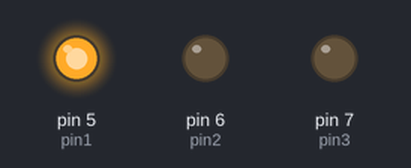
This sketch was run on a simulated Arduino Uno, built with avr-gcc and run on an emulated ATmega328P. Shown: output pins drawn as LEDs (lit = HIGH).

Above: at 1.5 s.
At 3.45 s:
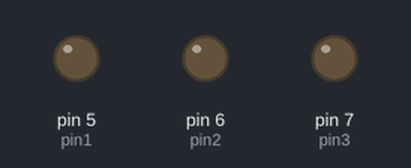
At 3.75 s:
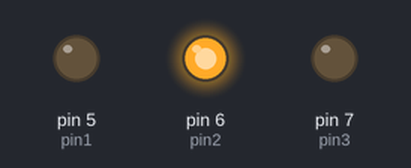
At 6.0 s:
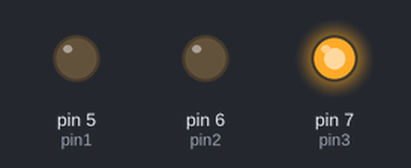
Timing chart, 0 to 9.8 s (numbered marks = the images above):
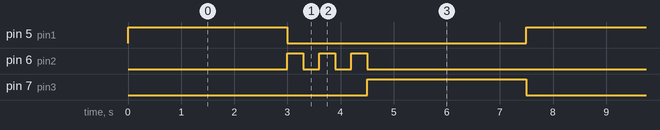

The sketch:

led_circluation_4voie.ino
```cpp
#define pin1 5
#define pin2 6
#define pin3 7


void setup() {
  pinMode(pin1, OUTPUT);
  pinMode(pin2, OUTPUT);
  pinMode(pin3, OUTPUT);

}

void loop() {
  digitalWrite(pin1, HIGH);
  delay(3000);
  digitalWrite(pin1, LOW);
  digitalWrite(pin2, HIGH);
  delay(300);
  digitalWrite(pin2, LOW);
  delay(300);
  digitalWrite(pin2, HIGH);
  delay(300);
  digitalWrite(pin2, LOW);
  delay(300);
  digitalWrite(pin2, HIGH);
  delay(300);
  digitalWrite(pin2, LOW);
  digitalWrite(pin3, HIGH);
  delay(3000);
  digitalWrite(pin3, LOW);


}
```

Measured:
- by itself, pin 5 (pin1), pin 7 (pin3): alternates HIGH for 3.0 s and LOW for 4.5 s
- by itself, pin 6 (pin2): repeats every 7.5 s: 2 × (LOW 0.30 s, HIGH 0.30 s), LOW 6.0 s, HIGH 0.30 s
- by itself, everything shown: repeats every 7.5 s, in 8 steps
